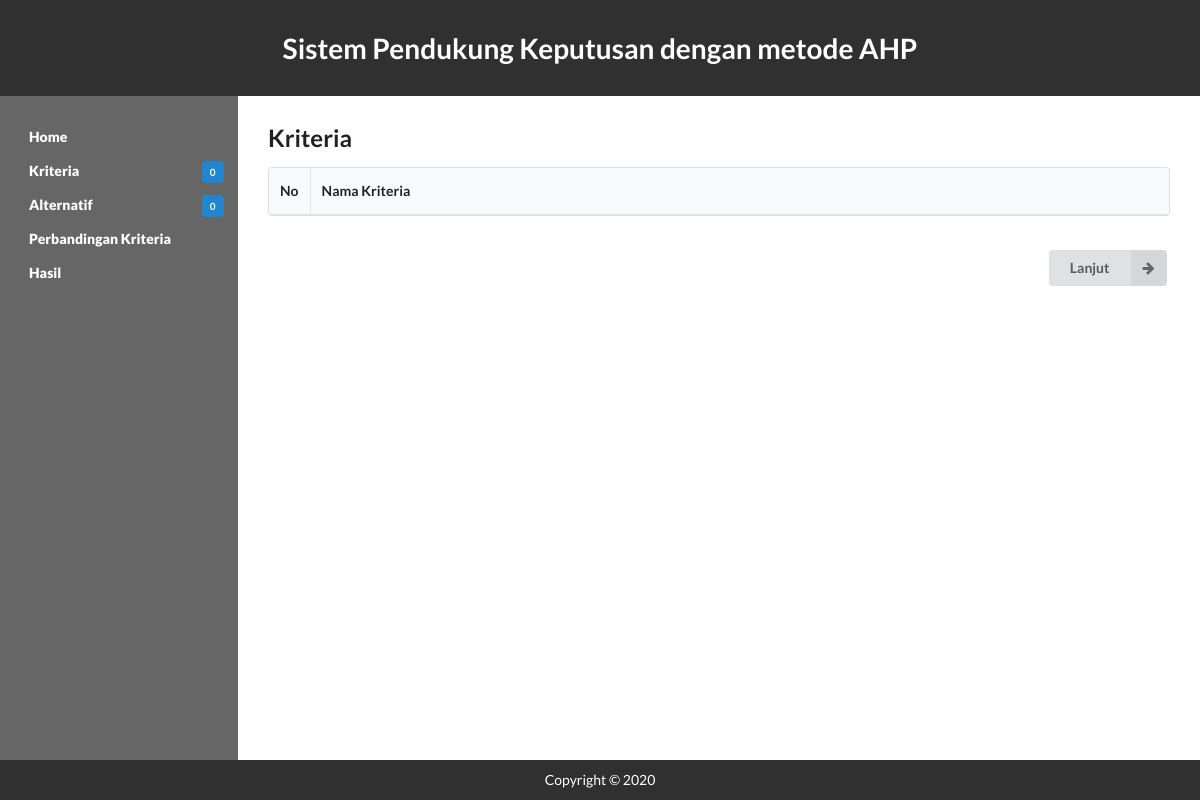
/kriteria.php, run on an earlier commit of the app's database.
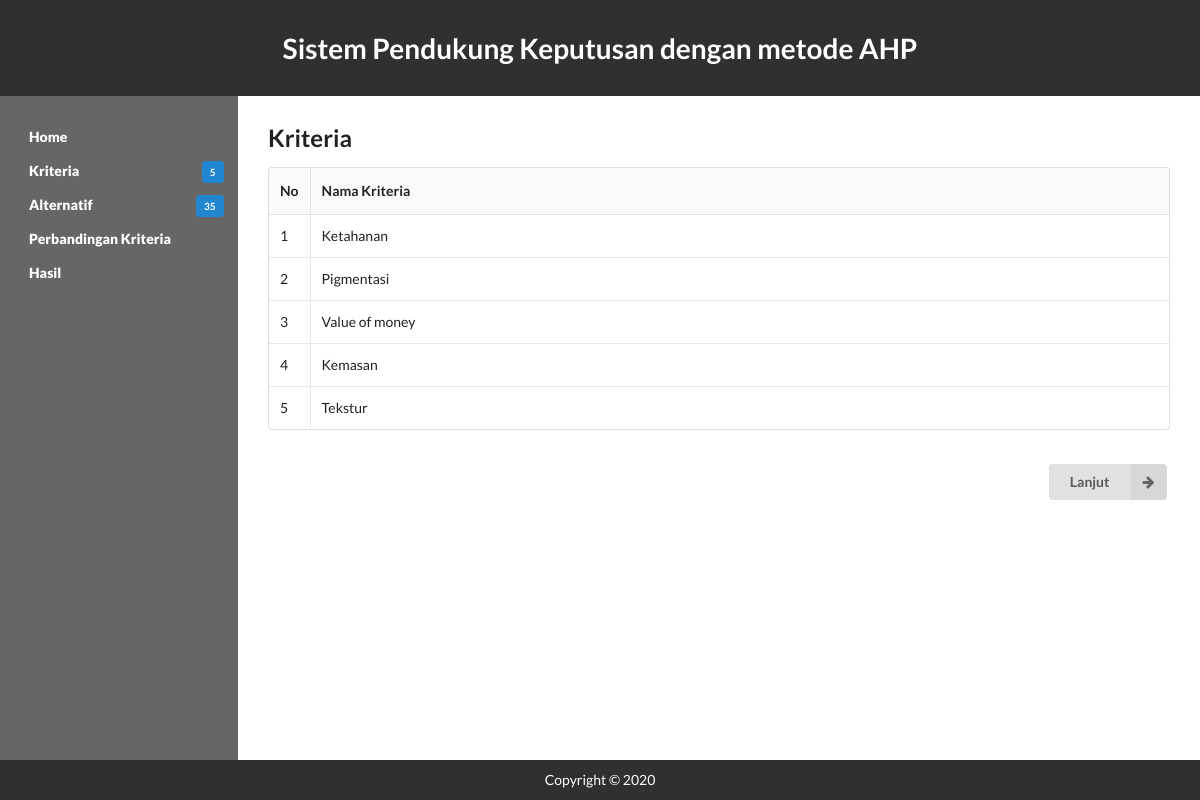
And on a later commit of the database.
### tables this page shows
CREATE TABLE `kriteria` (
  `id` int(11) NOT NULL,
  `nama` varchar(20) NOT NULL
);

### config.php (called while the page is built, shortened)
<?php
	$database = 'database';
?>

### fungsi.php (called while the page is built, shortened)
<?php
function getJumlahAlternatif() {
	include('config.php');
	$query  = "SELECT count(*) FROM alternatif";
	$result = mysqli_query($koneksi, $query);
	while ($row = mysqli_fetch_array($result)) {
		$jmlData = $row[0];
	}
	return $jmlData;
}
function getJumlahKriteria() {
	include('config.php');
	$query  = "SELECT count(*) FROM kriteria";
	$result = mysqli_query($koneksi, $query);
	while ($row = mysqli_fetch_array($result)) {
		$jmlData = $row[0];
	}
	return $jmlData;
}
	?>

### kriteria.php (the view, shortened to what this page needs)
<?php
	include('config.php');
	include('fungsi.php');
	include('header.php');
?>
<section class="content">
	<h2 class="ui header">Kriteria</h2>
	<table class="ui celled table">
		<thead>
			<tr>
				<th class="collapsing">No</th>
				<th colspan="2">Nama Kriteria</th>
			</tr>
		</thead>
		<tbody>
		<?php
			$query = "SELECT id,nama FROM kriteria ORDER BY id";
			$result	= mysqli_query($koneksi, $query);
			$i = 0;
			while ($row = mysqli_fetch_array($result)) {
				$i++;
		?>
			<tr>
				<td><?php echo $i ?></td>
				<td><?php echo $row['nama'] ?></td>
			</tr>
	<?php } ?>
	</table>
	<br>
	<form action="alternatif.php">
	<button class="ui right labeled icon button" style="float: right;">
		<i class="right arrow icon"></i>
		Lanjut
	</button>
	</form>
</section>
<?php include('footer.php'); ?>

### header.php (shortened to what this page needs)
<!DOCTYPE html>
<html>
<head>
	<link rel="stylesheet" type="text/css" href="css/style.css">
	<link rel="stylesheet" type="text/css" href="semantic/dist/semantic.min.css">
</head>
<body>
<header>
	<h1>Sistem Pendukung Keputusan dengan metode AHP</h1>
</header>
<div class="wrapper">
	<nav id="navigation" role="navigation">
		<ul>
			<li><a class="item" href="index.php">Home</a></li>
			<li>
				<a class="item" href="kriteria.php">Kriteria
					<div class="ui blue tiny label" style="float: right;"><?php echo getJumlahKriteria(); ?></div>
				</a>
			</li>
			<li>
				<a class="item" href="alternatif.php">Alternatif
					<div class="ui blue tiny label" style="float: right;"><?php echo getJumlahAlternatif(); ?></div>
				</a>
			</li>
			<li><a class="item" href="bobot_kriteria.php">Perbandingan Kriteria</a></li>
			<li><a class="item" href="hasil.php">Hasil</a></li>
		</ul>
	</nav>

What changed in the data, as far as the page shows it:
added kriteria: nama "Ketahanan"
added kriteria: nama "Pigmentasi"
added kriteria: nama "Value of money"
added kriteria: nama "Kemasan"
added kriteria: nama "Tekstur"
Also different on the page:
getJumlahKriteria(): "0" → "5"
getJumlahAlternatif(): "0" → "35"
